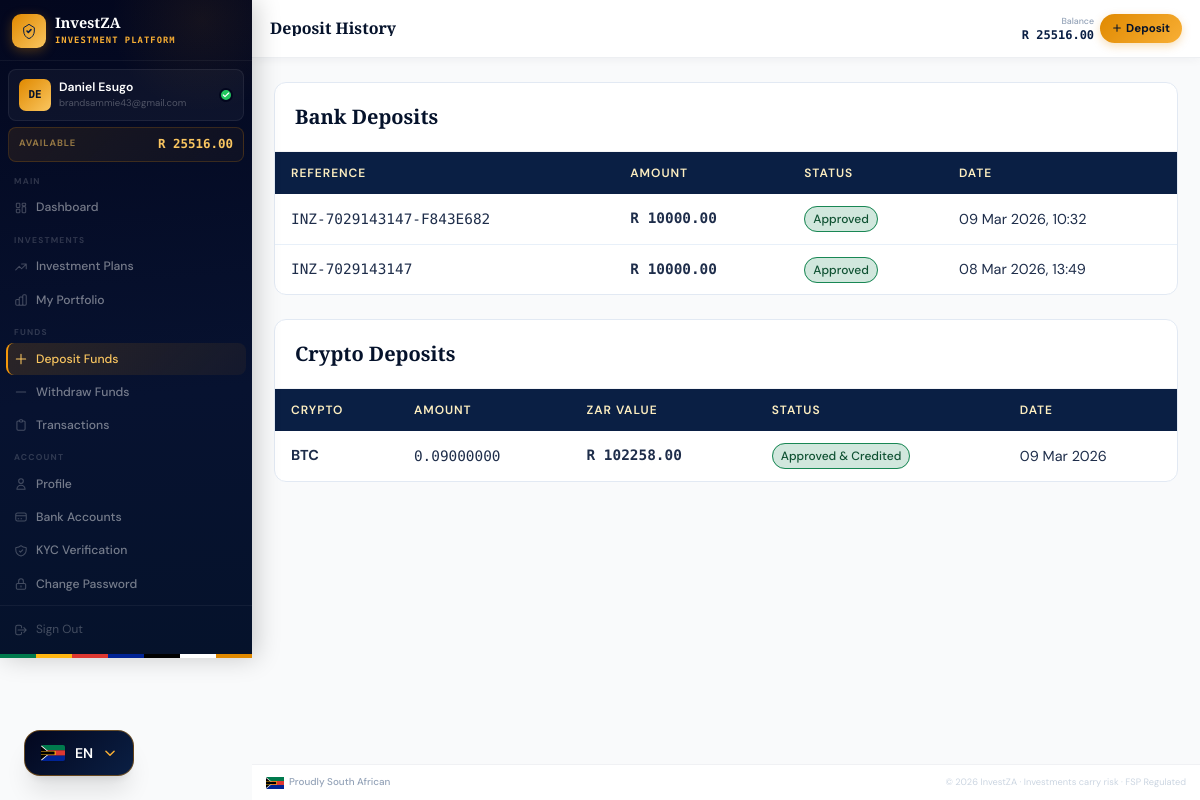
/deposits/history/ (signed in), run on the app's committed database.
### apps/accounts/models.py (models this page shows, shortened)
class User(AbstractUser):
    id = models.UUIDField(primary_key=True, default=uuid.uuid4, editable=False)
    email = models.EmailField(_('email address'), unique=True)
    phone_number = models.CharField(max_length=20, blank=True)
    date_of_birth = models.DateField(null=True, blank=True)
    id_number = models.CharField(max_length=20, blank=True, help_text="SA ID Number or Passport")
    profile_photo = models.ImageField(upload_to='profile_photos/', blank=True, null=True)
    is_verified = models.BooleanField(default=False, help_text="KYC verified user")
    is_active_investor = models.BooleanField(default=False)
    referral_code = models.CharField(max_length=8, unique=True, default=generate_referral_code)
    referred_by = models.ForeignKey(
        'self', null=True, blank=True,
        on_delete=models.SET_NULL,
        related_name='referrals'
    )
    created_at = models.DateTimeField(auto_now_add=True)
    last_seen = models.DateTimeField(null=True, blank=True)
    USERNAME_FIELD = 'email'
    REQUIRED_FIELDS = ['username', 'first_name', 'last_name']
    class Meta:
        verbose_name = 'User'
        verbose_name_plural = 'Users'
        ordering = ['-created_at']

class Wallet(models.Model):
    user = models.OneToOneField(User, on_delete=models.CASCADE, related_name='wallet')
    account_number = models.CharField(max_length=10, unique=True, default=generate_account_number)
    available_balance = models.DecimalField(max_digits=15, decimal_places=2, default=0.00)
    invested_balance = models.DecimalField(max_digits=15, decimal_places=2, default=0.00)
    total_earned = models.DecimalField(max_digits=15, decimal_places=2, default=0.00)
    pending_withdrawal = models.DecimalField(max_digits=15, decimal_places=2, default=0.00)
    created_at = models.DateTimeField(auto_now_add=True)
    updated_at = models.DateTimeField(auto_now=True)
    class Meta:
        verbose_name = 'Wallet'

### apps/deposits/models.py (models this page shows, shortened)
class BankDeposit(models.Model):
    STATUS_CHOICES = [
        ('PENDING', 'Pending - Awaiting Payment'),
        ('SUBMITTED', 'Submitted - Proof Uploaded'),
        ('VERIFYING', 'Verifying'),
        ('APPROVED', 'Approved'),
        ('REJECTED', 'Rejected'),
    ]
    id = models.UUIDField(primary_key=True, default=uuid.uuid4, editable=False)
    user = models.ForeignKey(
        settings.AUTH_USER_MODEL,
        on_delete=models.CASCADE,
        related_name='bank_deposits'
    )
    platform_account = models.ForeignKey(
        PlatformBankAccount,
        on_delete=models.SET_NULL,
        null=True
    )
    amount = models.DecimalField(max_digits=15, decimal_places=2)
    payment_reference = models.CharField(max_length=50, unique=True)
    proof_of_payment = models.FileField(upload_to='deposit_proofs/', blank=True, null=True)
    status = models.CharField(max_length=10, choices=STATUS_CHOICES, default='PENDING')
    admin_notes = models.TextField(blank=True)
    approved_by = models.ForeignKey(
        settings.AUTH_USER_MODEL,
        null=True, blank=True,
        on_delete=models.SET_NULL,
        related_name='approved_deposits'
    )
    approved_at = models.DateTimeField(null=True, blank=True)
    created_at = models.DateTimeField(auto_now_add=True)
    updated_at = models.DateTimeField(auto_now=True)
    class Meta:
        verbose_name = 'Bank Deposit'
        ordering = ['-created_at']

class CryptoDeposit(models.Model):
    STATUS_CHOICES = [
        ('PENDING', 'Pending - Awaiting Transfer'),
        ('SUBMITTED', 'Submitted - Hash Provided'),
        ('VERIFYING', 'Verifying on Blockchain'),
        ('APPROVED', 'Approved & Credited'),
        ('REJECTED', 'Rejected'),
    ]
    id = models.UUIDField(primary_key=True, default=uuid.uuid4, editable=False)
    user = models.ForeignKey(
        settings.AUTH_USER_MODEL,
        on_delete=models.CASCADE,
        related_name='crypto_deposits'
    )
    cryptocurrency = models.ForeignKey(CryptoCurrency, on_delete=models.PROTECT)
    crypto_amount = models.DecimalField(max_digits=20, decimal_places=8)
    zar_amount = models.DecimalField(max_digits=15, decimal_places=2)
    exchange_rate_used = models.DecimalField(max_digits=15, decimal_places=2, default=0)
    transaction_hash = models.CharField(max_length=255, blank=True)
    from_wallet_address = models.CharField(max_length=255, blank=True)
    status = models.CharField(max_length=10, choices=STATUS_CHOICES, default='PENDING')
    admin_notes = models.TextField(blank=True)
    approved_by = models.ForeignKey(
        settings.AUTH_USER_MODEL,
        null=True, blank=True,
        on_delete=models.SET_NULL,
        related_name='approved_crypto_deposits'
    )
    approved_at = models.DateTimeField(null=True, blank=True)
    created_at = models.DateTimeField(auto_now_add=True)
    updated_at = models.DateTimeField(auto_now=True)
    class Meta:
        verbose_name = 'Crypto Deposit'
        ordering = ['-created_at']

class CryptoCurrency(models.Model):
    name = models.CharField(max_length=50)
    symbol = models.CharField(max_length=10, unique=True)
    wallet_address = models.CharField(max_length=255)
    network = models.CharField(max_length=50, blank=True, help_text="e.g. ERC-20, TRC-20")
    logo = models.ImageField(upload_to='crypto_logos/', blank=True, null=True)
    is_active = models.BooleanField(default=True)
    minimum_deposit = models.DecimalField(max_digits=15, decimal_places=8, default=0.001)
    display_order = models.PositiveIntegerField(default=0)
    class Meta:
        verbose_name = 'Cryptocurrency'
        verbose_name_plural = 'Cryptocurrencies'
        ordering = ['display_order', 'name']

### apps/deposits/views.py (the view)
# urls.py: path('history/',                views.deposit_history,         name='deposit_history'),
@login_required
def deposit_history(request):
    bank_deposits   = BankDeposit.objects.filter(user=request.user).order_by('-created_at')
    crypto_deposits = CryptoDeposit.objects.filter(user=request.user).order_by('-created_at')
    return render(request, 'deposits/history.html', {
        'bank_deposits': bank_deposits, 'crypto_deposits': crypto_deposits,
    })

### apps/accounts/context_processors.py (called while the page is built, shortened)
def platform_settings(request):
    return {
        'PLATFORM_NAME': getattr(settings, 'PLATFORM_NAME', 'InvestZA'),
        'PLATFORM_CURRENCY': getattr(settings, 'PLATFORM_CURRENCY', 'ZAR'),
        'PLATFORM_CURRENCY_SYMBOL': getattr(settings, 'PLATFORM_CURRENCY_SYMBOL', 'R'),
        'SUPPORT_EMAIL': getattr(settings, 'SUPPORT_EMAIL', 'support@investza.co.za'),
        'SUPPORT_PHONE': getattr(settings, 'SUPPORT_PHONE', '+27 (0) 10 000 0000'),
    }

def admin_pending_counts(request):
    if not request.user.is_authenticated or not (request.user.is_staff or request.user.is_superuser):
        return {}

### templates/deposits/history.html (shortened to what this page needs)
{% extends "base/dashboard_base.html" %}
{% block page_title %}Deposit History{% endblock %}
{% block content %}
<div class="space-y-6">
  <div class="card overflow-hidden fade-up fade-up-1">
    <div class="p-5 border-b border-gray-100"><h3 class="font-display font-bold text-navy-900 text-xl">Bank Deposits</h3></div>
    <table class="data-table"><thead><tr><th>Reference</th><th>Amount</th><th>Status</th><th>Date</th></tr></thead><tbody>
    {% for d in bank_deposits %}<tr>
    <td class="font-mono text-xs text-navy-700">{{ d.payment_reference }}</td>
    <td class="font-mono font-bold text-navy-800">R {{ d.amount|floatformat:2 }}</td>
    <td><span class="px-2 py-1 rounded-full text-xs font-medium {% if d.status == 'APPROVED' %}badge-approved{% elif d.status == 'REJECTED' %}badge-rejected{% else %}badge-pending{% endif %}">{{ d.get_status_display }}</span></td>
    <td class="text-gray-400 text-xs">{{ d.created_at|date:"d M Y, H:i" }}</td>
    </tr>{% empty %}<tr><td colspan="4" class="text-center text-gray-400 py-8">No bank deposits yet</td></tr>{% endfor %}
    </tbody></table>
  </div>
  <div class="card overflow-hidden fade-up fade-up-2">
    <div class="p-5 border-b border-gray-100"><h3 class="font-display font-bold text-navy-900 text-xl">Crypto Deposits</h3></div>
    <table class="data-table"><thead><tr><th>Crypto</th><th>Amount</th><th>ZAR Value</th><th>Status</th><th>Date</th></tr></thead><tbody>
    {% for d in crypto_deposits %}<tr>
    <td class="font-bold text-navy-800">{{ d.cryptocurrency.symbol }}</td>
    <td class="font-mono text-sm">{{ d.crypto_amount }}</td>
    <td class="font-mono font-bold text-navy-800">R {{ d.zar_amount|floatformat:2 }}</td>
    <td><span class="px-2 py-1 rounded-full text-xs font-medium {% if d.status == 'APPROVED' %}badge-approved{% elif d.status == 'REJECTED' %}badge-rejected{% else %}badge-pending{% endif %}">{{ d.get_status_display }}</span></td>
    <td class="text-gray-400 text-xs">{{ d.created_at|date:"d M Y" }}</td>
    </tr>{% empty %}<tr><td colspan="5" class="text-center text-gray-400 py-8">No crypto deposits yet</td></tr>{% endfor %}
    </tbody></table>
  </div>
</div>
{% endblock %}

### templates/base/dashboard_base.html (shortened to what this page needs)
{% extends "base/base.html" %}
{% block body %}
<div class="iz-shell">
  <aside id="sidebar" class="iz-sidebar">
    <div class="iz-sidebar-brand">
      <div class="iz-logo-mark">
        <svg width="16" height="16" viewBox="0 0 24 24" fill="none">
          <path d="M9 12l2 2 4-4" stroke="#0a1f44" stroke-width="2.4" stroke-linecap="round" stroke-linejoin="round"/>
          <path d="M12 2L4 7v5c0 5.25 3.4 10.15 8 11.35C16.6 22.15 20 17.25 20 12V7L12 2z" stroke="#0a1f44" stroke-width="1.5" fill="none"/>
        </svg>
      </div>
      <div class="iz-brand-text">
        <span class="iz-brand-name">{{ PLATFORM_NAME }}</span>
        <span class="iz-brand-tag">Investment Platform</span>
      </div>
    </div>
    <div class="iz-user-card">
      <div class="iz-avatar">{{ request.user.first_name|first|upper }}{{ request.user.last_name|first|upper }}</div>
      <div class="iz-user-info">
        <p class="iz-user-name">{{ request.user.get_full_name }}</p>
        <p class="iz-user-email">{{ request.user.email }}</p>
      </div>
      {% if request.user.is_verified %}
      <div class="iz-verified-badge" title="KYC Verified">
        <svg width="8" height="8" viewBox="0 0 24 24" fill="none"><path d="M20 6L9 17l-5-5" stroke="white" stroke-width="3.5" stroke-linecap="round" stroke-linejoin="round"/></svg>
      </div>
      {% endif %}
    </div>
    <div class="iz-balance-strip">
      <span class="iz-balance-label">Available</span>
      <span class="iz-balance-value">R {% if request.user.wallet %}{{ request.user.wallet.available_balance|floatformat:2 }}{% else %}0.00{% endif %}</span>
    </div>
    <nav class="iz-nav">
      <span class="iz-nav-group-label">Main</span>
      <a href="{% url 'dashboard' %}" class="iz-nav-link">
        Dashboard
      </a>
      <span class="iz-nav-group-label">Investments</span>
      <a href="{% url 'investment_list' %}" class="iz-nav-link">
        <svg class="iz-nav-icon" fill="none" stroke="currentColor" viewBox="0 0 24 24"><path stroke-linecap="round" stroke-linejoin="round" stroke-width="1.8" d="M13 7h8m0 0v8m0-8l-8 8-4-4-6 6"/></svg>
        Investment Plans
      </a>
      <a href="{% url 'my_investments' %}" class="iz-nav-link">
        My Portfolio
      </a>
      <span class="iz-nav-group-label">Funds</span>
      <a href="{% url 'deposit_home' %}" class="iz-nav-link">
        <svg class="iz-nav-icon" fill="none" stroke="currentColor" viewBox="0 0 24 24"><path stroke-linecap="round" stroke-linejoin="round" stroke-width="1.8" d="M12 4v16m8-8H4"/></svg>
        Deposit Funds
      </a>
      <a href="{% url 'withdrawal_home' %}" class="iz-nav-link">
        <svg class="iz-nav-icon" fill="none" stroke="currentColor" viewBox="0 0 24 24"><path stroke-linecap="round" stroke-linejoin="round" stroke-width="1.8" d="M20 12H4"/></svg>
        Withdraw Funds
      </a>
      <a href="{% url 'transaction_history' %}" class="iz-nav-link">
        <svg class="iz-nav-icon" fill="none" stroke="currentColor" viewBox="0 0 24 24"><path stroke-linecap="round" stroke-linejoin="round" stroke-width="1.8" d="M9 5H7a2 2 0 00-2 2v12a2 2 0 002 2h10a2 2 0 002-2V7a2 2 0 00-2-2h-2M9 5a2 2 0 002 2h2a2 2 0 002-2M9 5a2 2 0 012-2h2a2 2 0 012 2"/></svg>
        Transactions
      </a>
      <span class="iz-nav-group-label">Account</span>
      <a href="{% url 'profile' %}" class="iz-nav-link">
        <svg class="iz-nav-icon" fill="none" stroke="currentColor" viewBox="0 0 24 24"><path stroke-linecap="round" stroke-linejoin="round" stroke-width="1.8" d="M16 7a4 4 0 11-8 0 4 4 0 018 0zM12 14a7 7 0 00-7 7h14a7 7 0 00-7-7z"/></svg>
        Profile
      </a>
      <a href="{% url 'bank_accounts' %}" class="iz-nav-link">
        <svg class="iz-nav-icon" fill="none" stroke="currentColor" viewBox="0 0 24 24"><path stroke-linecap="round" stroke-linejoin="round" stroke-width="1.8" d="M3 10h18M7 15h1m4 0h1m-7 4h12a3 3 0 003-3V8a3 3 0 00-3-3H6a3 3 0 00-3 3v8a3 3 0 003 3z"/></svg>
        Bank Accounts
      </a>
      <a href="{% url 'kyc_verification' %}" class="iz-nav-link">
        KYC Verification
      </a>
      <a href="{% url 'password_change' %}" class="iz-nav-link">
        <svg class="iz-nav-icon" fill="none" stroke="currentColor" viewBox="0 0 24 24"><path stroke-linecap="round" stroke-linejoin="round" stroke-width="1.8" d="M12 15v2m-6 4h12a2 2 0 002-2v-6a2 2 0 00-2-2H6a2 2 0 00-2 2v6a2 2 0 002 2zm10-10V7a4 4 0 00-8 0v4h8z"/></svg>
        Change Password
      </a>
    </nav>
    <div class="iz-sidebar-footer">
      <a href="{% url 'logout' %}" class="iz-signout">
        <svg width="14" height="14" fill="none" stroke="currentColor" viewBox="0 0 24 24"><path stroke-linecap="round" stroke-linejoin="round" stroke-width="1.8" d="M17 16l4-4m0 0l-4-4m4 4H7m6 4v1a3 3 0 01-3 3H6a3 3 0 01-3-3V7a3 3 0 013-3h4a3 3 0 013 3v1"/></svg>
        Sign Out
      </a>
    </div>
    <div class="iz-flag-strip" aria-hidden="true"></div>
  </aside>
  <div class="iz-main">
    <header class="iz-header">
      <div class="iz-header-left">
        <div class="iz-page-heading">
          <h1 class="iz-page-title">{% block page_title %}Dashboard{% endblock %}</h1>
        </div>
      </div>
      <div class="iz-header-right">
        <div class="iz-header-balance">
          <span class="iz-header-balance-label">Balance</span>
          <span class="iz-header-balance-val">R {% if request.user.wallet %}{{ request.user.wallet.available_balance|floatformat:2 }}{% else %}0.00{% endif %}</span>
        </div>
        <a href="{% url 'deposit_home' %}" class="iz-deposit-btn">
          <svg width="10" height="10" fill="none" stroke="currentColor" viewBox="0 0 24 24"><path stroke-linecap="round" stroke-linejoin="round" stroke-width="2.5" d="M12 4v16m8-8H4"/></svg>
          <span>Deposit</span>
        </a>
      </div>
    </header>
    <main class="iz-content">
      {% block content %}{% endblock %}
    </main>
    <footer class="iz-footer">
      <div class="iz-footer-inner">
        <div class="iz-footer-sa">
          <span>Proudly South African</span>
        </div>
        <p class="iz-footer-legal">© {% now "Y" %} {{ PLATFORM_NAME }} · Investments carry risk · FSP Regulated</p>
      </div>
    </footer>
  </div>
</div>
{% endblock %}

### templates/base/base.html (style rules this page uses)
*, *::before, *::after { box-sizing: border-box; }
body { font-family: 'DM Sans', system-ui, sans-serif; }
h1,h2,h3,.font-display { font-family: 'Playfair Display', Georgia, serif; }
.fade-up { animation: fadeUp 0.55s ease forwards; }
.fade-up-1 { animation-delay: 0.05s; opacity: 0; }
.fade-up-2 { animation-delay: 0.12s; opacity: 0; }
.card { background: #fff; border: 1px solid #e2e9f3; border-radius: 12px; transition: box-shadow 0.25s, transform 0.25s; }
.badge-approved { background:#d1e7dd; color:#0f5132; border:1px solid #198754; }
.data-table { width: 100%; border-collapse: collapse; }
.data-table th { background: #0a1f44; color: #fdeec0; font-family: 'DM Sans', sans-serif; font-size: 0.75rem; font-weight: 600; letter-spacing: 0.08em; text-transform: uppercase; padding: 0.75rem 1rem; text-align: left; }
.data-table td { padding: 0.875rem 1rem; border-bottom: 1px solid #e8f0f9; font-size: 0.9rem; color: #1e2d4a; }
.data-table tr:last-child td { border-bottom: none; }

### data on the page
User: user.first_name|first "D", user.last_name|first "E", user.get_full_name "Daniel Esugo", user.email "brandsammie43@gmail.com", user.wallet.available_balance "25516.00"
BankDeposit: payment_reference "INZ-7029143147-F843E682", amount "10000.00", status "Approved", created_at "09 Mar 2026, 10:32"
BankDeposit: payment_reference "INZ-7029143147", amount "10000.00", status "Approved", created_at "08 Mar 2026, 13:49"
CryptoDeposit: cryptocurrency.symbol "BTC", crypto_amount "0.09000000", zar_amount "102258.00", status "Approved & Credited", created_at "09 Mar 2026"

### other printed values
{{ PLATFORM_NAME }} "InvestZA"
